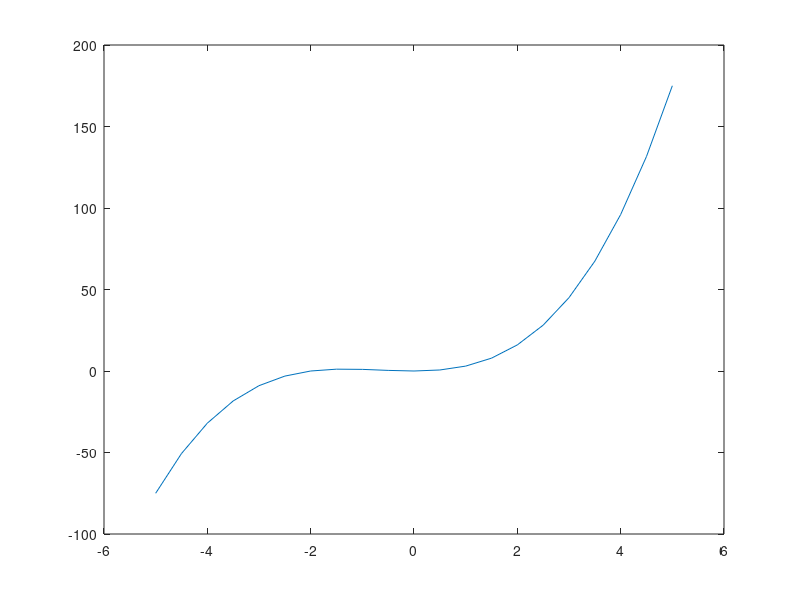

Source code (MATLAB):
clear
clc

disp("ON FIRE !!");
disp("WHILE LOOP")

% vector increment
x = -5:.5:5;
y = [];

% akan diplot persaman y = x^3 + 2x^2
i = 1;
while i<=length(x)
    y(i) = (x(i))^3 + 2*((x(i))^2);
    i = i + 1;
end
plot(x,y)

